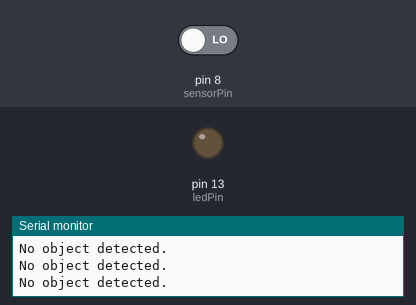
The sketch below on a simulated Arduino Uno, built with avr-gcc and run on an emulated ATmega328P. On the bench: output pins drawn as LEDs (lit = HIGH), the last lines printed to the serial monitor. The test bench sets the inputs (shaded band); at power-on: pin 8 (sensorPin) LOW.

Above: at 1.2 s.
1.3 s: pin 8 (sensorPin) driven HIGH
At 2.2 s:
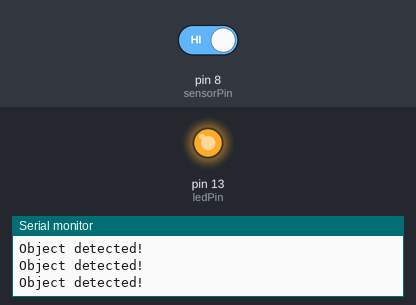
2.8 s: pin 8 (sensorPin) driven LOW
At 3.4 s:
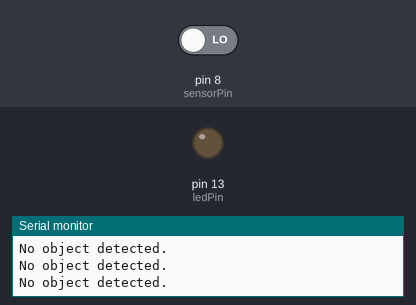
Timing chart, 0 to 5.8 s (numbered marks = the images above; inputs shaded):
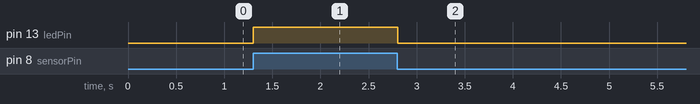

Measured:
- after the input at 1.3 s, pin 13 (ledPin): LOW → HIGH at once
- after the input at 2.8 s, pin 13 (ledPin): HIGH → LOW at once

The sketch:

LAB5.1_IR.ino
```cpp
/*LAB5.1 IR */
//https://app.cirkitdesigner.com/project/2bd38237-f4f8-419c-ab9c-312091c89fbd

#define sensorPin  8  // Pin connected to the sensor's OUT pin
#define ledPin  13    // Pin connected to the onboard LED

void setup() {
  pinMode(sensorPin, INPUT);  // Set the sensor pin as input
  pinMode(ledPin, OUTPUT);    // Set the LED pin as output
  Serial.begin(9600);         // Initialize serial communication for debugging
}

void loop() {
  int sensorValue = digitalRead(sensorPin);  // Read the sensor's output

  if (sensorValue == HIGH) {
    // Object detected
    digitalWrite(ledPin, HIGH);  // Turn on the LED
    Serial.println("Object detected!");
  } else {
    // No object detected
    digitalWrite(ledPin, LOW);   // Turn off the LED
    Serial.println("No object detected.");
  }

  delay(100);  // Small delay for stability
}
```
